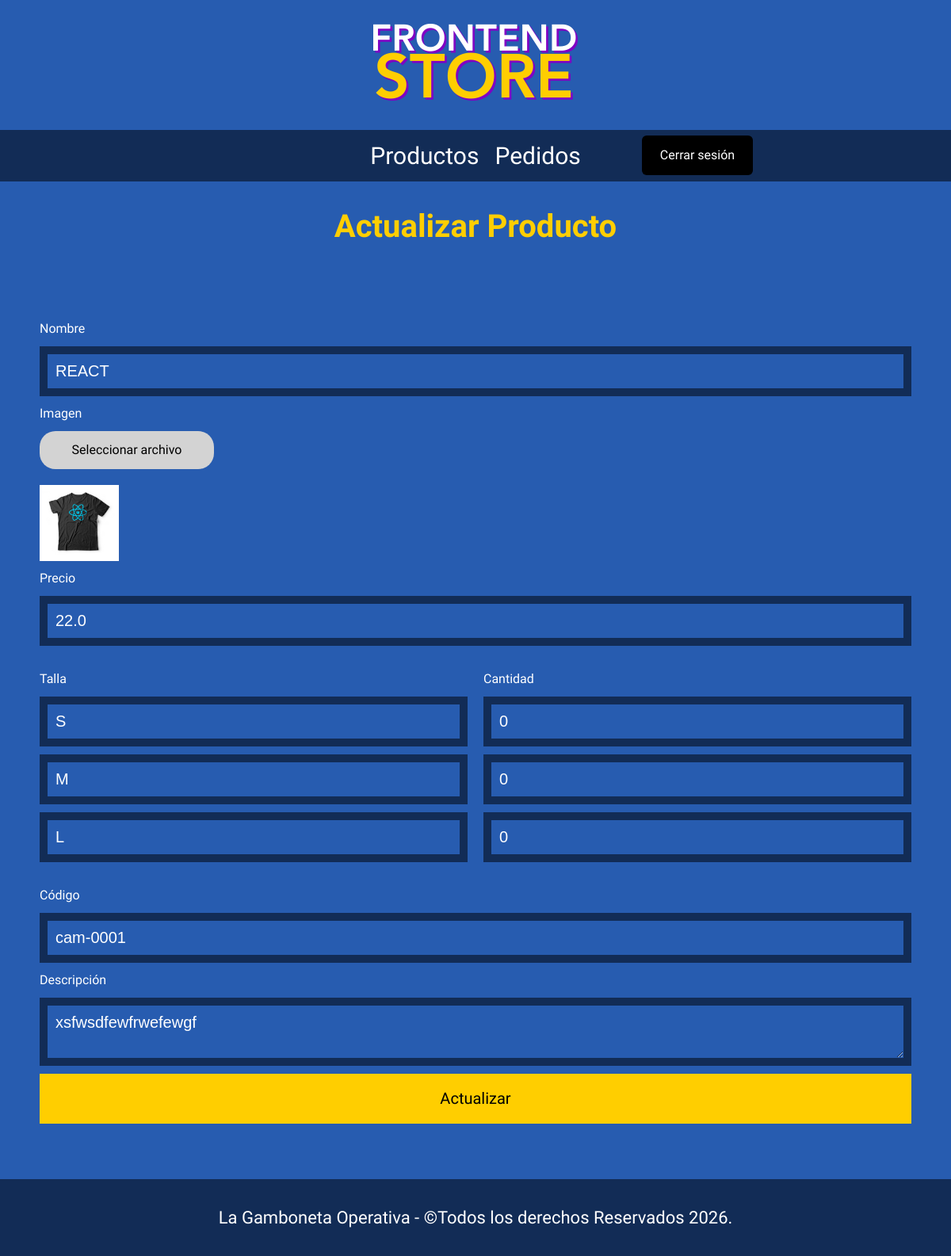
The page /admin/actualizar_producto/1 on the database its author committed.
### tables this page shows
CREATE TABLE productos (
    id_producto INTEGER PRIMARY KEY,
    nombre      TEXT NOT NULL,
    imagen      TEXT,
    precio      REAL DEFAULT 0,
    descripcion TEXT,
    codigo      TEXT UNIQUE
);

CREATE TABLE tallas (
	id_talla INTEGER PRIMARY KEY,
	talla TEXT NOT NULL
);

### app.py (the view, shortened to what this page needs)
@app.route('/admin/actualizar_producto/<int:id>', methods=['GET', 'POST'])
def actualizar_producto(id):
    producto = Productos.obtener_producto(id)
    tallas = Productos.obtener_tallas()
    stock = Productos.obtener_stock_por_producto(id)
    return render_template('admin/actualizar_producto.html', producto = producto, tallas = tallas, stock = stock)

### database/db.py (called while the page is built)
def conectarDB():
    try:
      db = sqlite3.connect(DB_URL)
      db.row_factory = sqlite3.Row
      print("Conexión exitosa")
      return db
    except:
      print("Error")

### models/Productos.py (called while the page is built)
    @staticmethod
    @staticmethod
    @staticmethod
    def obtener_tallas():
        db = conectarDB()
        cursor = db.cursor()
        cursor.execute("SELECT id_talla, talla FROM tallas")
        tallas = cursor.fetchall()
        db.close()
        return tallas

    @staticmethod
    def obtener_stock_por_producto(id):
        db = conectarDB()
        cursor = db.cursor()
        cursor.execute("""SELECT t.talla, vc.stock FROM variantes_camisas vc
                            LEFT JOIN tallas t ON vc.id_talla = t.id_talla
                            WHERE vc.id_producto = ?
                        """, (id,))
        stock_detalle = cursor.fetchall()
        db.close()
        return stock_detalle

### templates/admin/actualizar_producto.html (shortened to what this page needs)
{% extends "base.html" %}
{% block contenido %}
    <h1>Actualizar Producto</h1>
    <form class="formulario-producto" method="POST" enctype="multipart/form-data">
        <label for="nombre">Nombre</label>
        <input class="formulario__campo" type="text" name="nombre" id="nombre" value="{{producto.nombre}}">
        <label>Imagen</label>
        <div class="contenedor-imagen">
            <label for="imagen">Seleccionar archivo</label>
        </div>
        {% if producto.imagen %}
        <img src="{{url_for('static', filename='uploads/' ~ producto.imagen)}}" class="imagen-small" alt="imagen">
        {% endif %}
        <label for="precio">Precio</label>
        <input class="formulario__campo" type="number" name="precio" id="precio" value="{{producto.precio}}">
        <div class="seccion-tallas">
            <div class="encabezado-tallas">
                <span class="label-mini">Talla</span>
                <span class="label-mini">Cantidad</span>
            </div>
            {% for t in tallas %}
            <div class="fila-talla">
                <input type="text" class="formulario__campo" value="{{ t[1] }}">
                {% set vc = namespace(cantidad=0) %}
                {% for s in stock %}
                    {% if s[0] == t[1] %}
                        {% set vc.cantidad = s[1] %}
                    {% endif %}
                {% endfor %}
                <input class="formulario__campo" type="number" name="cantidad[]" value="{{vc.cantidad}}" placeholder="0" min="0">
            </div>
            {% endfor %}
        </div>
        <label for="codigo">Código</label>
        <input class="formulario__campo" type="text" name="codigo" id="codigo" value="{{producto.codigo}}">
        <label for="descripcion">Descripción</label>
        <textarea class="formulario__campo" name="descripcion" id="descripcion">{{producto.descripcion}}</textarea>
        <button class="formulario__submit" type="submit">Actualizar</button>
    </form>
{% endblock %}

### static/css/style.css (style rules this page uses)
:root { --primario: #275cb0; --primarioMedioOscuro: #1f498d; --primarioOscuro: #122c56; --secundario: #ffce00; --secundarioOscuro: rgb(224, 180, 2); --naranja: #ff8000; --naranjaOscuro: #bf6000; --rojo: #c61f1f; --rojoOscuro: #9b1515; --blanco: #fff; --negro: #000; --fuentePrincipal: "Staatliches", sans-serif; }
html { box-sizing: border-box; font-size: 62.5%; }
*, *:before, *:after { box-sizing: inherit; }
body { background-color: var(--primario); font-size: 1.6rem; line-height: 1.5; }
img { width: 100%; }
h1,h2,h3 { text-align: center; color: var(--secundario); font-family: var(--fuentePrincipal); }
h1 { font-size: 4rem; }
.formulario__campo { border: 1rem solid var(--primarioOscuro); background-color: transparent; color: var(--blanco); font-size: 2rem; font-family: Arial, Helvetica, sans-serif; padding: 1rem; appearance: none; }
.formulario__campo::placeholder { color: var(--blanco); }
.formulario__submit { background-color: var(--secundario); border: none; font-size: 2rem; font-family: var(--fuentePrincipal); padding: 2rem; transition: background-color 0.3s ease; grid-column: 1 / 3; }
.imagen-small { width: 10rem; }
.formulario-producto { display: flex; flex-direction: column; gap: 1rem; padding: 5rem; border-radius: 2rem; }
label { display: flex; color: var(--blanco); font-family: var(--fuentePrincipal); }
label[for="imagen"] { display: flex; align-items: center; justify-content: center; padding: 1.2rem 1rem; border-radius: 2rem; width: 20%; background-color: lightgray; color: var(--negro); cursor: pointer; }
.contenedor-imagen { display: flex; align-items: center; gap: 2rem; margin-bottom: 1rem; color: var(--blanco); }
.seccion-tallas { margin: 2rem 0; display: flex; flex-direction: column; gap: 10px; }
.encabezado-tallas, .fila-talla { display: grid; grid-template-columns: 1fr 1fr; gap: 2rem; align-items: center; }
.label-mini { font-family: var(--fuentePrincipal); color: var(--blanco); }

### rows shown on the page
productos: nombre "REACT", imagen (picture), precio "22.0", codigo "cam-0001", descripcion "xsfwsdfewfrwefewgf"
tallas: talla "S", cantidad "0"
tallas: talla "M", cantidad "0"
tallas: talla "L", cantidad "0"
